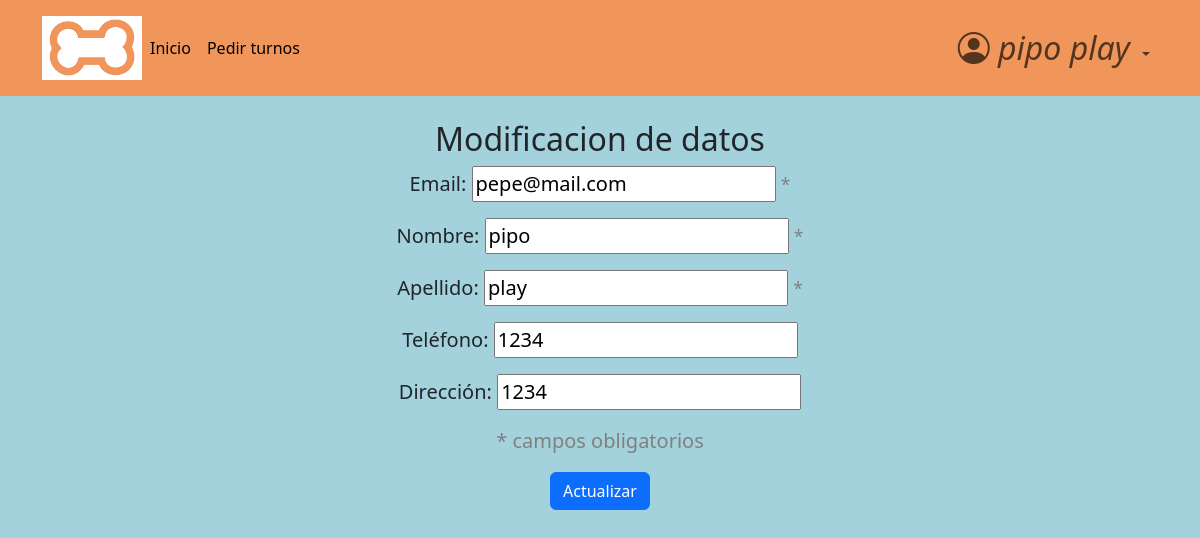
The app's page /accounts/modif/ (signed in) with its own data.
### accounts/models.py (models this page shows, shortened)
class CustomUser(AbstractBaseUser, PermissionsMixin):
    email = models.EmailField(
        verbose_name="email",
        unique=True,
        max_length=40,
        error_messages={"unique":'El mail ya se encuentra registrado. Por favor ingrese otro.'}
    )
    name = models.CharField(
        max_length=30
    )
    surname = models.CharField(
        max_length=30,
        blank=True,
        null=True
    )
    address = models.CharField(
        max_length=30,
        blank=True,
        null=True
    )
    telephone = models.SlugField(
        max_length=15,
        blank=True,
        null=True,
    )
    is_active = models.BooleanField(
        default=True,
    )
    is_staff = models.BooleanField(
        default=False,
    )
    is_admin = models.BooleanField(
        default=False,
    )
    last_login = models.DateTimeField(
        verbose_name="last login",
        default=datetime.datetime.now,
    )
    is_veterinario = models.BooleanField(
        default=False,
    )
    USERNAME_FIELD = "email"    #variable por la cual se ingresa, dice username pero seria como 'campo que representa el inicio de sesion'
    REQUIRED_FIELDS = ['name',]    #no permite registros si no tiene estos campos completos
    objects = CustomUserManager()
    def __str__(self):
        return self.name + ' ' + str(self.surname or '')

### accounts/views.py (the view)
# urls.py: path('modif/', views.account_modif_view,
@login_required
def account_modif_view(request):
    if not request.user.is_authenticated:
        return redirect('login')
    if request.POST:
        form = CustomUserModificationForm(request.POST, instance=request.user)
        if form.is_valid():
            form.save()
            return redirect('account_modif_succeed')
    else:
        form = CustomUserModificationForm(
            initial = {
                "email": request.user.email,
                "name": request.user.name,
                "surname": request.user.surname,
                "telephone": request.user.telephone,
                "address": request.user.address
            }
        )
    return render(request, 'registration/account_modif.html', {'account_form': form})

### accounts/forms.py (shortened to what this page needs)
class CustomUserModificationForm(forms.ModelForm):
    email = forms.EmailField(
        help_text = "*",
        max_length=40,
    )
    name = forms.CharField(
        label="Nombre",
        required=True,
        help_text = "*",
        max_length=30,
    )
    surname = forms.CharField(
        label="Apellido",
        required=True,
        help_text = "*",
        max_length=30,
    )
    telephone = forms.CharField(
        label="Teléfono",
        required=False,
        max_length=12,
    )
    address = forms.CharField(
        label="Dirección",
        required=False,
        max_length=30,
    )
    class Meta:
        model = CustomUser
        fields = ('email', 'name', 'surname', 'telephone', 'address')
        error_messages = {
            'email': {
                "unique": "El email ingresado ya se encuentra en uso",
            },
        }

### accounts/templates/registration/account_modif.html (shortened to what this page needs)
{% extends 'base.html' %}
{% block content %}
<main>
    <br>
    <h2 style="text-align:center;">Modificacion de datos</h2>
    <form method="post">
        {% for field in account_form %}
            <p style="text-align:center;">
                {{field.label_tag}}
                {{field}}
                {% if field.help_text %}
                    <small style="color: grey;">{{field.help_text}}</small>
                {% endif %}
            </p>
        {% endfor %}
        <p style="text-align:center; color:grey"> * campos obligatorios</p>
    <div class="text-center">
        <button class="btn btn-primary">Actualizar</button>
    </div>
    </form>
    </main>
{% endblock content %}

### pages/templates/base.html (shortened to what this page needs)
<!DOCTYPE html>
<html>
{% load static %}
<head>
    {% block css %}
        <link rel="stylesheet" href="https://cdn.jsdelivr.net/npm/bootstrap-icons@1.10.5/font/bootstrap-icons.css">
    <link href="https://cdn.jsdelivr.net/npm/bootstrap@5.3.0-alpha3/dist/css/bootstrap.min.css" rel="stylesheet">
    <link rel="stylesheet" href="{% static 'css/styles.css' %}">
    {% endblock css %}
</head>
<body>
    <header>
            <nav class="navbar navbar-expand-lg header-ar">
                <div class="container">
                    <img src="{% static 'media/Logo2.png' %}" width="100" height="64" alt="Descripción de la imagen" >
                    <div class="collapse navbar-collapse show " id="navbarBasic">
                        <ul class="navbar-nav me-auto mb-2 mb-lg-0">
                            <li class="nav-item">
                                <a class="nav-link active" aria-current="page" href="{% url 'home' %}">Inicio</a>
                            </li>
                            {% if user.is_authenticated %}
                                {% if user.is_veterinario %}
                                    <li class="nav-item">
                                        <a class="nav-link active" aria-current="page" href="{% url 'list_users' %}">Lista de Clientes</a>
                                    </li>
                                    <li class="nav-item">
                                        <a class="nav-link active" aria-current="page" href="{% url 'client_registration' %}">Registrar cliente</a>
                                    </li>
                                    <li class="nav-item">
                                        <a class="nav-link active" aria-current="page" href="{% url 'shifts_panel'  %}">Turnos</a>
                                    </li>
                                    <ul>
                                        <form class="d-flex" method=POST action="{% url 'search_user' %}">
                                            {% csrf_token %}
                                            <input type="search" class="form-control me-2" placeholder="Buscar Cliente" aria-label="Search" name="buscado">
                                            <button class="btn btn-outline-secondary" type="submit">Buscar</button>
                                        </form>
                                    </ul>
                                {% else %}
                                    <li class="nav-item">
                                        <a class="nav-link active" aria-current="page" href="{% url 'calendar' user.id %}">Pedir turnos</a>
                                    </li>
                                {% endif %}
                                </ul>
                                    <ul class="navbar-nav mb-2 mb-lg-0 ">
                                        <li class="nav-item dropdown">
                                            <a class="nav-link dropdown-toggle icono-user" role="button" data-bs-toggle="dropdown" aria-expanded="False">
                                                {% if user.is_veterinario %}
                                                    <i class="bi bi-person-circle">
                                                        Veterinario
                                                    </i>
                                                {% else %}
                                                    <i class="bi bi-person-circle">
                                                        {{ user }}
                                                    </i>
                                                {% endif %}
                                            </a>
                                        </li>
                                    </ul>
                        {% endif %}
                </div>
            </div>
        </nav>
    </header>
{% block content %}
{% endblock content %}
</body>
</html>

### pages/static/css/styles.css (style rules this page uses)
html { box-sizing: border-box; font-size: 16px; scroll-behavior: smooth; }
body { margin: 0; padding: 0; overflow-x: hidden; background-color: #a4d2dc; }
a { text-decoration: none; }
.icono-user i { font-size: 2rem; }
.header-ar { background-color: #f0965b; padding: 1rem; }

### accounts/templates/registration/account_modif.html (style rules this page uses)
.text-center { text-align: center; }
p { font-size:20px; }

### records on screen
CustomUser: name+surname "pipo play", account_form "pepe@mail.com" "pipo" "play" "1234" "1234"

### other values on screen
{{ field.label_tag }} "Email:" "Nombre:" "Apellido:" "Teléfono:" "Dirección:"
{{ field.help_text }} "*" "*" "*"
